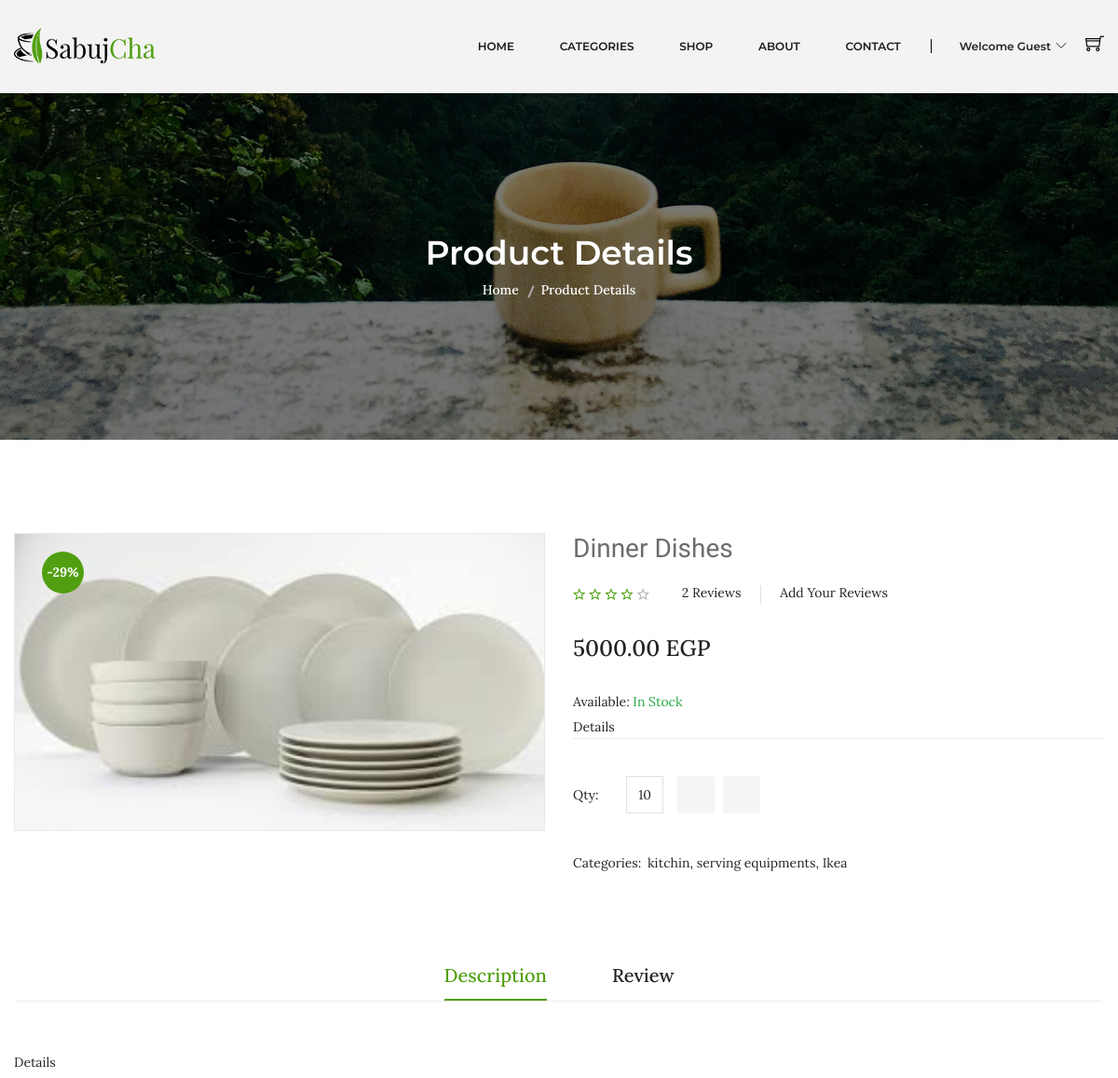
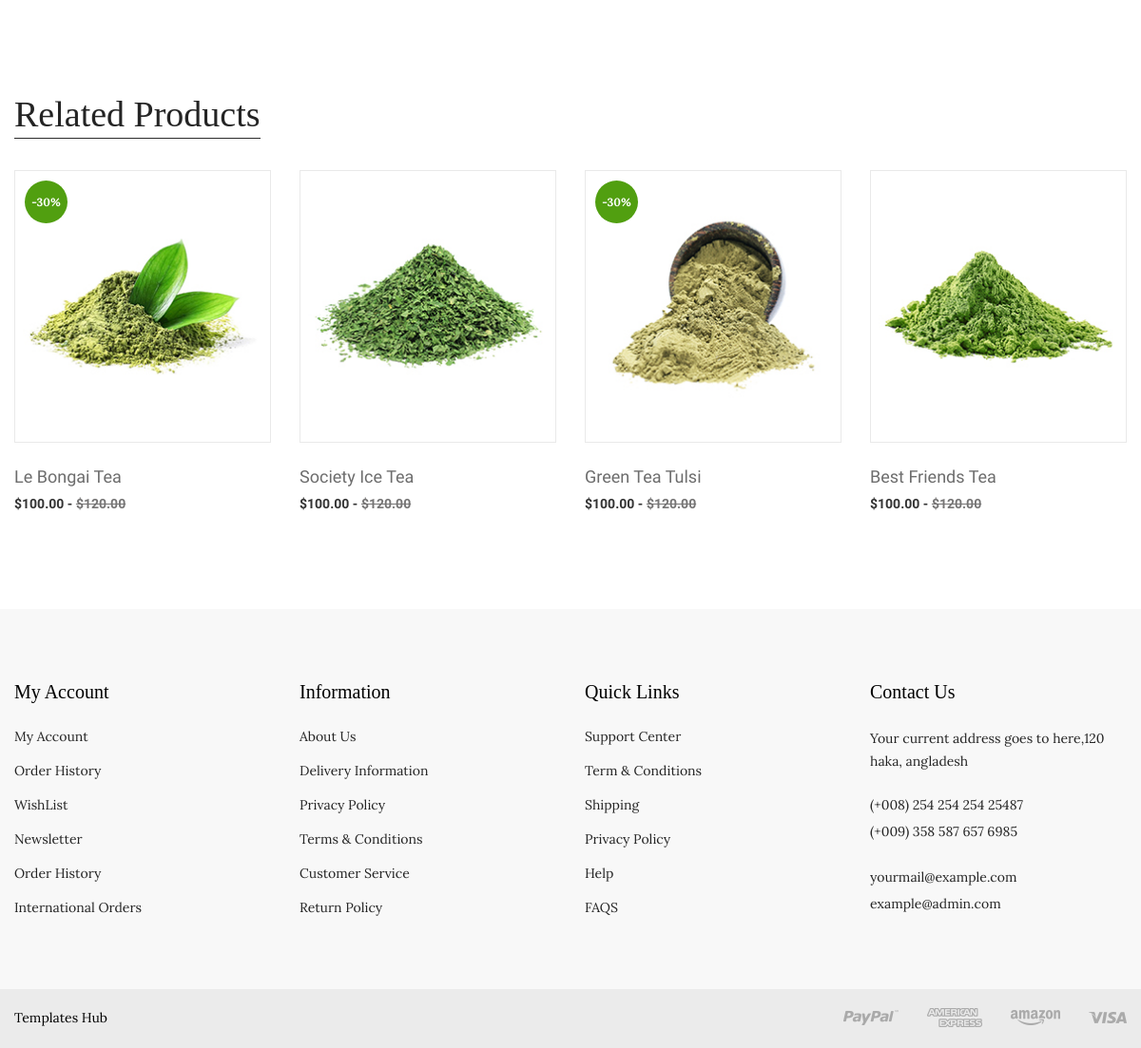
The app's page /ECommerce/product-details.php?prod=2 with its own data (2 pictures, top to bottom).
### tables this page shows
CREATE TABLE `products` (
  `id` bigint(20) UNSIGNED NOT NULL,
  `name_ar` varchar(50) NOT NULL,
  `name_en` varchar(50) NOT NULL,
  `desc_en` longtext NOT NULL,
  `desc_ar` longtext NOT NULL,
  `status` tinyint(1) NOT NULL,
  `img` varchar(50) NOT NULL DEFAULT 'default.jpg',
  `price` decimal(18,2) UNSIGNED NOT NULL,
  `quantity` smallint(6) NOT NULL,
  `created_at` timestamp NOT NULL DEFAULT current_timestamp(),
  `updated_at` timestamp NOT NULL DEFAULT current_timestamp() ON UPDATE current_timestamp(),
  `brand_fk_id` bigint(20) UNSIGNED NOT NULL,
  `subcatergories_fk_id` bigint(20) UNSIGNED NOT NULL
);

### ECommerce/app/database/models/Product.php (called while the page is built, shortened)
<?php
include_once __DIR__ . '\..\config\connection.php';
class Product extends connection implements crud
{
    private $id;
    private $status;
    public function setId($id)
    {
        $this->id = $id;
        return $this;
    }
    public function setStatus($status)
    {
        $this->status = $status;
        return $this;
    }
    public function productById()
    {
        $query = "select * from products_details where status=$this->status and id =$this->id";
        return $this->runDQL($query);
    }
}

### ECommerce/app/database/config/connection.php (called while the page is built, shortened)
<?php
class connection
{
    private $servername = 'localhost';
    private $username = 'root';
    private $password = '';
    private $database = 'nti_ecommerce';
    private $conn;
    public function __construct()
    {
        $this->conn = new mysqli($this->servername, $this->username, $this->password,$this->database);
    }
    public function runDQL($query)
    {
        $result=$this->conn->query($query);
        if ($result->num_rows>0) {
            return $result;
        }
        else{
            return [];
        }
    }
}

### ECommerce/product-details.php (the view, shortened to what this page needs)
<?php $title = 'Product Details';
include_once 'layouts/header.php';
include_once 'layouts/nav.php';
include_once 'layouts/breadcrumb.php';
include_once 'app/database/models/Product.php';
if ($_GET) {
    if (isset($_GET['prod'])) {
        if (is_numeric($_GET['prod'])) {
            $products = new Product();
            $products->setStatus(1);
            $products->setId($_GET['prod']);
            $productsResult = $products->productById();
            if ($productsResult) {
                $product = $productsResult->fetch_object();
            } else {
                header('Location:errors/404.php');
                die;
            }
        } else {
            header('Location:errors/404.php');
            die;
        }
    } else {
        header('Location:errors/404.php');
        die;
    }
}
?>
<div class="product-details pt-100 pb-95">
    <div class="container">
        <div class="row">
            <div class="col-lg-6 col-md-12">
                <div class="product-details-img">
                    <img class="zoompro" src="assets/img/product/<?= $product->img ?>" data-zoom-image="assets/img/product/<?= $product->img ?>" alt="zoom" />
                    <span>-29%</span>
                </div>
            </div>
            <div class="col-lg-6 col-md-12">
                <div class="product-details-content">
                    <h4><?= $product->name_en ?></h4>
                    <div class="rating-review">
                        <div class="pro-dec-rating">
                            <?php for ($i = 1; $i <= 5; $i++) {
                                if ($i <= $product->reviews_average) { ?>
                                    <i class="ion-android-star-outline theme-star"></i>
                                <?php } else { ?>
                                    <i class="ion-android-star-outline"></i>
                            <?php }
                            } ?>
                        </div>
                        <div class="pro-dec-review">
                            <ul>
                                <li><?= $product->reviews_count ?> Reviews </li>
                                <li> Add Your Reviews</li>
                            </ul>
                        </div>
                    </div>
                    <span><?= $product->price ?> EGP</span>
                    <div class="in-stock">
                        <?php
                        if ($product->quantity <= 5 and $product->quantity >= 1) {
                            $msg = "In Stock";
                            $color = "warning";
                        } elseif ($product->quantity > 5) {
                            $msg = "In Stock";
                            $color = "success";
                        } else {
                            $msg = "Out Of Stock";
                            $color = "danger";
                        }
                        ?>
                        <p>Available: <span class="text-<?= $color ?>"><?= $msg ?></span></p>
                    </div>
                    <p><?= $product->desc_en ?> </p>
                    <div class="quality-add-to-cart">
                        <div class="quality">
                            <label>Qty:</label>
                            <input class="cart-plus-minus-box" type="text" name="qtybutton" value="<?= $product->quantity ?>">
                        </div>
                        <div class="shop-list-cart-wishlist">
                            <a title="Add To Cart" href="#">
                            </a>
                            <a title="Wishlist" href="#">
                            </a>
                        </div>
                    </div>
                    <div class="pro-dec-categories">
                        <ul>
                            <li class="categories-title">Categories:</li>
                            <li><a href="shop.php?subcat=<?= $product->subcatergories_fk_id ?>"><?= $product->category_name_en ?>,</a></li>
                            <li><a href="shop.php?cat=<?= $product->category_id ?>"><?= $product->sub_name_en ?>, </a></li>
                            <li><a href="shop.php?brand=<?= $product->brand_fk_id ?>"><?= $product->brand_name_en ?></a></li>
                        </ul>
                    </div>
                </div>
            </div>
        </div>
    </div>
</div>
<div class="description-review-area pb-70">
    <div class="container">
        <div class="description-review-wrapper">
            <div class="description-review-topbar nav text-center">
                <a class="active" data-toggle="tab" href="#des-details1">Description</a>
                <a data-toggle="tab" href="#des-details3">Review</a>
            </div>
            <div class="tab-content description-review-bottom">
                <div id="des-details1" class="tab-pane active">
                    <div class="product-description-wrapper">
                        <p><?= $product->desc_en ?></p>
                    </div>
                </div>
            </div>
        </div>
    </div>
</div>
<div class="product-area pb-100">
    <div class="container">
        <div class="product-top-bar section-border mb-35">
            <div class="section-title-wrap">
                <h3 class="section-title section-bg-white">Related Products</h3>
            </div>
        </div>
        <div class="featured-product-active hot-flower owl-carousel product-nav">
            <div class="product-wrapper">
                <div class="product-img">
                    <a href="product-details.html">
                        <img alt="" src="assets/img/product/product-1.jpg">
                    </a>
                    <span>-30%</span>
                    <div class="product-action">
                    </div>
                </div>
                <div class="product-content text-left">
                    <div class="product-hover-style">
                        <div class="product-title">
                            <h4>
                                <a href="product-details.html">Le Bongai Tea</a>
                            </h4>
                        </div>
                    </div>
                    <div class="product-price-wrapper">
                        <span>$100.00 -</span>
                        <span class="product-price-old">$120.00 </span>
                    </div>
                </div>
            </div>
            <div class="product-wrapper">
                <div class="product-img">
                    <a href="product-details.html">
                        <img alt="" src="assets/img/product/product-2.jpg">
                    </a>
                    <div class="product-action">
                    </div>
                </div>
                <div class="product-content text-left">
                    <div class="product-hover-style">
                        <div class="product-title">
                            <h4>
                                <a href="product-details.html">Society Ice Tea</a>
                            </h4>
                        </div>
                    </div>
                    <div class="product-price-wrapper">
                        <span>$100.00 -</span>
                        <span class="product-price-old">$120.00 </span>
                    </div>
                </div>
            </div>
            <div class="product-wrapper">
                <div class="product-img">
                    <a href="product-details.html">
                        <img alt="" src="assets/img/product/product-3.jpg">
                    </a>
                    <span>-30%</span>
                    <div class="product-action">
                    </div>
                </div>
                <div class="product-content text-left">
                    <div class="product-hover-style">
                        <div class="product-title">
                            <h4>
                                <a href="product-details.html">Green Tea Tulsi</a>
                            </h4>
                        </div>
                    </div>
                    <div class="product-price-wrapper">
                        <span>$100.00 -</span>
                        <span class="product-price-old">$120.00 </span>
                    </div>
                </div>
            </div>
            <div class="product-wrapper">
                <div class="product-img">
                    <a href="product-details.html">
                        <img alt="" src="assets/img/product/product-4.jpg">
                    </a>
                    <div class="product-action">
                    </div>
                </div>
                <div class="product-content text-left">
                    <div class="product-hover-style">
                        <div class="product-title">
                            <h4>
                                <a href="product-details.html">Best Friends Tea</a>
                            </h4>
                        </div>
                    </div>
                    <div class="product-price-wrapper">
                        <span>$100.00 -</span>
                        <span class="product-price-old">$120.00 </span>
                    </div>
                </div>
            </div>
        </div>
    </div>
</div>
<?php include_once 'layouts/footer.php';
?>

### ECommerce/product-details.php (style rules this page uses)
* { margin: 0; padding: 0; }

### records on screen
products: img (picture), name_en "Dinner Dishes", price "5000.00", quantity "In Stock", desc_en "Details", qtybutton "10"

### other values on screen
$title "Product Details"
$product->reviews_count "2"
$product->category_name_en "kitchin"
$product->sub_name_en "serving equipments"
$product->brand_name_en "Ikea"
